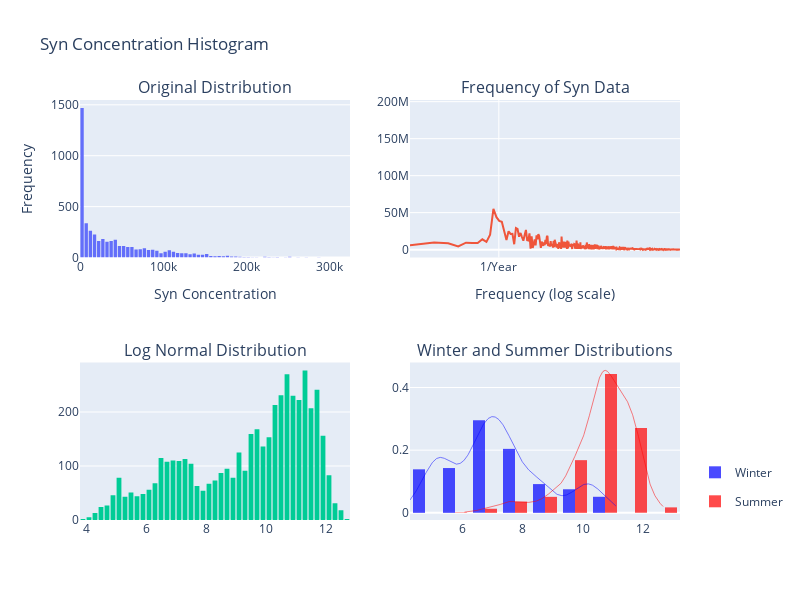

Notebook cell for this chart:
### Code cell
fig = make_subplots(rows=2, cols=2,
                   subplot_titles = ("Original Distribution","Frequency of Syn Data","Log Normal Distribution","Winter and Summer Distributions"))


#################################
#PLOTTING ORIGINAL DISTRIBUTION
#################################
fig.add_trace(
    go.Histogram(x = df["synconc"], showlegend = False),
    row=1, col=1)

fig.update_xaxes(title_text="Syn Concentration", 
                 row=1, col=1)

fig.update_yaxes(title_text="Frequency", 
                 row=1, col=1)

#######################################
#PLOTTING FREQUENCY
#########################################
#CALCULATING THE FFT
fft = np.fft.rfft(df['synconc'].dropna())
f_per_dataset = np.arange(0, len(fft))

n_samples_d = len(df['synconc'].dropna())
days_per_year = 365.2524
years_per_dataset = n_samples_d/(days_per_year)

print( "Number of Samples: " + str(n_samples_d))
#     print(years_per_dataset)

#     print(f_per_dataset)
f_per_year = f_per_dataset/years_per_dataset

#plotting frequency
fig.add_trace(go.Scatter(x = f_per_year, y = np.abs(fft), showlegend = False),
           row=1, col=2)

fig.update_xaxes(title_text="Frequency (log scale)", 
                 type="log",
                 row=1, col=2,
                 tickvals = [1, 365.2524], 
                 ticktext = ['1/Year', '1/day'])

#######################################
#PLOTTING Log Normal Distribution
#########################################
fig.add_trace(
    go.Histogram(x = np.log(df["synconc"]),showlegend = False),
    row=2, col=1)


#######################################
#PLOTTING Winter and Summer Distributions
#########################################
# distplot
hist_data = [np.log(df[df.temp<=11]["synconc"]).dropna(), np.log(df[df.temp>=11]["synconc"]).dropna()]
group_labels = ['Winter','Summer']
fig2 = ff.create_distplot(hist_data, group_labels)


#PLOTTING HISTOGRAMS
fig.add_trace(go.Histogram(fig2['data'][0],
                           marker_color='blue',
                          name = "Winter"), 
              row=2, col=2)

fig.add_trace(go.Histogram(fig2['data'][1],
                           marker_color='red',
                          name = "Summer"), 
              row=2, col=2)


#PLOTTING DISTRIBUTIONS
fig.add_trace(
    go.Scatter(fig2['data'][2],
                         line=dict(color='blue', width=0.5),
                          name = "Winter"), 
                row=2, col=2)

fig.add_trace(
    go.Scatter(fig2['data'][3],
                         line=dict(color='red', width=0.5),
                          name = "Summer"), 
                row=2, col=2)



fig.update_layout(height=600, width=800, 
                  title_text="Syn Concentration Histogram",
                 legend=dict(
                    yanchor="bottom",
                    y=0.01,
                    xanchor="right",
                    x=1.18
                ))
fig.show()

wandb.log({"Syn Statistics": fig})

### Figure 1 — Plotly figure (JSON) as saved in the notebook; plotly's stock layout.template omitted (floating-point values rounded to 4 significant figures; data arrays with more than 128 entries replaced by an {"elided": "..."} marker saying what was removed)
{"data": [{"showlegend": false, "type": "histogram", "x": {"elided": "5541 float values"}, "xaxis": "x", "yaxis": "y"}, {"showlegend": false, "type": "scatter", "x": {"elided": "2348 float values"}, "xaxis": "x2", "y": {"elided": "2348 float values"}, "yaxis": "y2"}, {"showlegend": false, "type": "histogram", "x": {"elided": "5541 float values"}, "xaxis": "x3", "yaxis": "y3"}, {"autobinx": false, "histnorm": "probability density", "legendgroup": "Winter", "marker": {"color": "blue"}, "name": "Winter", "opacity": 0.7, "type": "histogram", "x": {"elided": "1210 float values"}, "xaxis": "x4", "xbins": {"end": 11.11, "size": 1, "start": 4.236}, "yaxis": "y4"}, {"autobinx": false, "histnorm": "probability density", "legendgroup": "Summer", "marker": {"color": "red"}, "name": "Summer", "opacity": 0.7, "type": "histogram", "x": {"elided": "1606 float values"}, "xaxis": "x4", "xbins": {"end": 12.69, "size": 1, "start": 6.051}, "yaxis": "y4"}, {"legendgroup": "Winter", "line": {"color": "blue", "width": 0.5}, "marker": {"color": "rgb(31, 119, 180)"}, "mode": "lines", "name": "Winter", "showlegend": false, "type": "scatter", "x": {"elided": "500 float values"}, "xaxis": "x4", "y": {"elided": "500 float values"}, "yaxis": "y4"}, {"legendgroup": "Summer", "line": {"color": "red", "width": 0.5}, "marker": {"color": "rgb(255, 127, 14)"}, "mode": "lines", "name": "Summer", "showlegend": false, "type": "scatter", "x": {"elided": "500 float values"}, "xaxis": "x4", "y": {"elided": "500 float values"}, "yaxis": "y4"}], "layout": {"annotations": [{"font": {"size": 16}, "showarrow": false, "text": "Original Distribution", "x": 0.225, "xanchor": "center", "xref": "paper", "y": 1, "yanchor": "bottom", "yref": "paper"}, {"font": {"size": 16}, "showarrow": false, "text": "Frequency of Syn Data", "x": 0.775, "xanchor": "center", "xref": "paper", "y": 1, "yanchor": "bottom", "yref": "paper"}, {"font": {"size": 16}, "showarrow": false, "text": "Log Normal Distribution", "x": 0.225, "xanchor": "center", "xref": "paper", "y": 0.375, "yanchor": "bottom", "yref": "paper"}, {"font": {"size": 16}, "showarrow": false, "text": "Winter and Summer Distributions", "x": 0.775, "xanchor": "center", "xref": "paper", "y": 0.375, "yanchor": "bottom", "yref": "paper"}], "height": 600, "legend": {"x": 1.18, "xanchor": "right", "y": 0.01, "yanchor": "bottom"}, "title": {"text": "Syn Concentration Histogram"}, "width": 800, "xaxis": {"anchor": "y", "domain": [0, 0.45], "title": {"text": "Syn Concentration"}}, "xaxis2": {"anchor": "y2", "domain": [0.55, 1], "ticktext": ["1/Year", "1/day"], "tickvals": [1, 365.3], "title": {"text": "Frequency (log scale)"}, "type": "log"}, "xaxis3": {"anchor": "y3", "domain": [0, 0.45]}, "xaxis4": {"anchor": "y4", "domain": [0.55, 1]}, "yaxis": {"anchor": "x", "domain": [0.625, 1], "title": {"text": "Frequency"}}, "yaxis2": {"anchor": "x2", "domain": [0.625, 1]}, "yaxis3": {"anchor": "x3", "domain": [0, 0.375]}, "yaxis4": {"anchor": "x4", "domain": [0, 0.375]}}}
